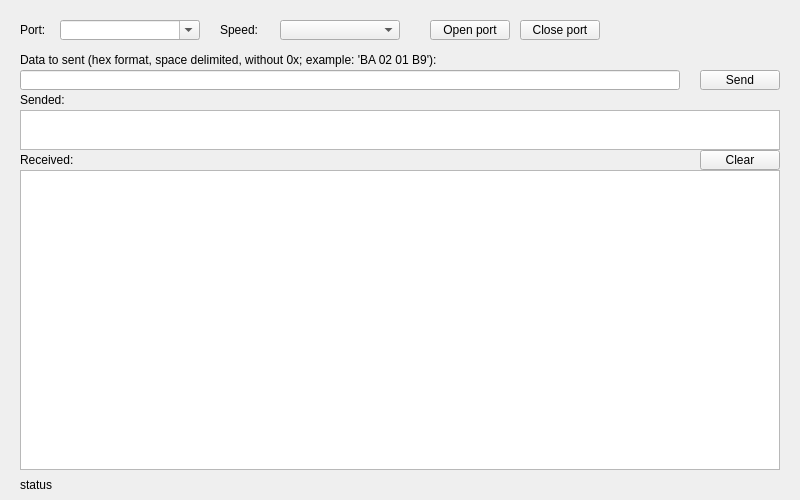
<?xml version="1.0" encoding="UTF-8"?>
<ui version="4.0">
 <class>MainWindow</class>
 <widget class="QMainWindow" name="MainWindow">
  <property name="windowModality">
   <enum>Qt::ApplicationModal</enum>
  </property>
  <property name="geometry">
   <rect>
    <x>0</x>
    <y>0</y>
    <width>800</width>
    <height>500</height>
   </rect>
  </property>
  <property name="windowTitle">
   <string>Serial Smart Card reader tester</string>
  </property>
  <widget class="QWidget" name="centralWidget">
   <widget class="QPlainTextEdit" name="textReceived">
    <property name="geometry">
     <rect>
      <x>20</x>
      <y>170</y>
      <width>760</width>
      <height>300</height>
     </rect>
    </property>
    <property name="readOnly">
     <bool>true</bool>
    </property>
   </widget>
   <widget class="QPlainTextEdit" name="textSended">
    <property name="geometry">
     <rect>
      <x>20</x>
      <y>110</y>
      <width>760</width>
      <height>40</height>
     </rect>
    </property>
    <property name="readOnly">
     <bool>true</bool>
    </property>
   </widget>
   <widget class="QPushButton" name="buttonSend">
    <property name="geometry">
     <rect>
      <x>700</x>
      <y>70</y>
      <width>80</width>
      <height>20</height>
     </rect>
    </property>
    <property name="text">
     <string>Send</string>
    </property>
   </widget>
   <widget class="QLabel" name="statusBar">
    <property name="geometry">
     <rect>
      <x>20</x>
      <y>475</y>
      <width>760</width>
      <height>20</height>
     </rect>
    </property>
    <property name="text">
     <string>status</string>
    </property>
   </widget>
   <widget class="QLabel" name="label_received">
    <property name="geometry">
     <rect>
      <x>20</x>
      <y>150</y>
      <width>660</width>
      <height>20</height>
     </rect>
    </property>
    <property name="text">
     <string>Received:</string>
    </property>
   </widget>
   <widget class="QLabel" name="label_sended">
    <property name="geometry">
     <rect>
      <x>20</x>
      <y>90</y>
      <width>760</width>
      <height>20</height>
     </rect>
    </property>
    <property name="text">
     <string>Sended:</string>
    </property>
   </widget>
   <widget class="QLabel" name="label_port">
    <property name="geometry">
     <rect>
      <x>20</x>
      <y>20</y>
      <width>40</width>
      <height>20</height>
     </rect>
    </property>
    <property name="text">
     <string>Port:</string>
    </property>
   </widget>
   <widget class="QLabel" name="label_speed">
    <property name="geometry">
     <rect>
      <x>220</x>
      <y>20</y>
      <width>40</width>
      <height>20</height>
     </rect>
    </property>
    <property name="text">
     <string>Speed:</string>
    </property>
   </widget>
   <widget class="QPushButton" name="buttonOpen">
    <property name="geometry">
     <rect>
      <x>430</x>
      <y>20</y>
      <width>80</width>
      <height>20</height>
     </rect>
    </property>
    <property name="text">
     <string>Open port</string>
    </property>
   </widget>
   <widget class="QComboBox" name="portSpeed">
    <property name="geometry">
     <rect>
      <x>280</x>
      <y>20</y>
      <width>120</width>
      <height>20</height>
     </rect>
    </property>
    <property name="currentText">
     <string/>
    </property>
   </widget>
   <widget class="QComboBox" name="portName">
    <property name="geometry">
     <rect>
      <x>60</x>
      <y>20</y>
      <width>140</width>
      <height>20</height>
     </rect>
    </property>
    <property name="editable">
     <bool>true</bool>
    </property>
   </widget>
   <widget class="QPushButton" name="buttonClose">
    <property name="geometry">
     <rect>
      <x>520</x>
      <y>20</y>
      <width>80</width>
      <height>20</height>
     </rect>
    </property>
    <property name="text">
     <string>Close port</string>
    </property>
   </widget>
   <widget class="QLineEdit" name="textToSend">
    <property name="geometry">
     <rect>
      <x>20</x>
      <y>70</y>
      <width>660</width>
      <height>20</height>
     </rect>
    </property>
   </widget>
   <widget class="QLabel" name="label_to_send">
    <property name="geometry">
     <rect>
      <x>20</x>
      <y>50</y>
      <width>760</width>
      <height>20</height>
     </rect>
    </property>
    <property name="text">
     <string>Data to sent (hex format, space delimited, without 0x; example: 'BA 02 01 B9'):</string>
    </property>
   </widget>
   <widget class="QPushButton" name="buttonClearReceived">
    <property name="geometry">
     <rect>
      <x>700</x>
      <y>150</y>
      <width>80</width>
      <height>20</height>
     </rect>
    </property>
    <property name="text">
     <string>Clear</string>
    </property>
   </widget>
  </widget>
 </widget>
 <layoutdefault spacing="6" margin="11"/>
 <tabstops>
  <tabstop>buttonOpen</tabstop>
  <tabstop>buttonSend</tabstop>
  <tabstop>textSended</tabstop>
  <tabstop>textReceived</tabstop>
 </tabstops>
 <resources/>
 <connections/>
</ui>
